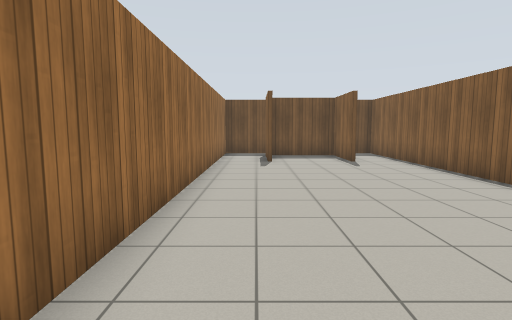
[1] (above)

12 first-person views from a walk through a robot-simulator world made for Gazebo. The camera is 1.2 m above the floor, tilts 6° down and sees 80° across. Floor lines are 1 m apart. The floor is counted in squares, 1 m on a side. Each view is taken from the middle of a square. On the plan, view 1 faces up. The plan holds only what a view shows up to about 13 squares ahead; the rest is blank. Gazebo's built-in surfaces are drawn with simple patterns.

[2]
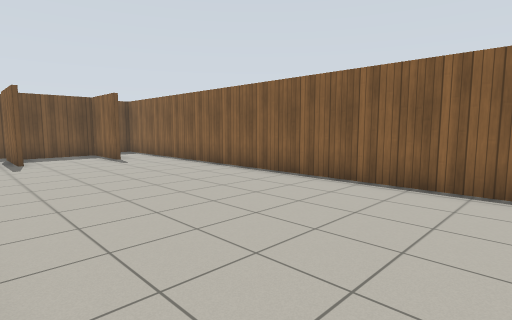

[3]
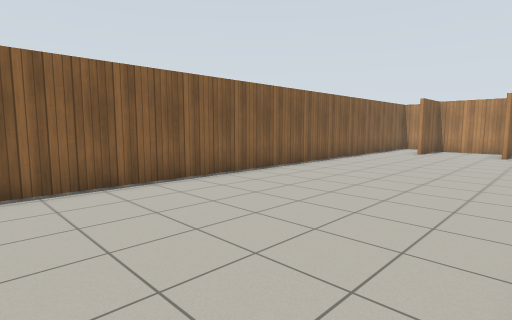

[4]
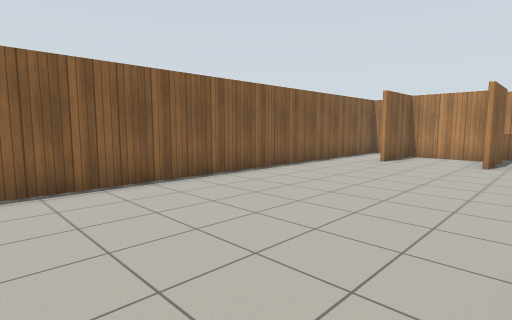

[5]
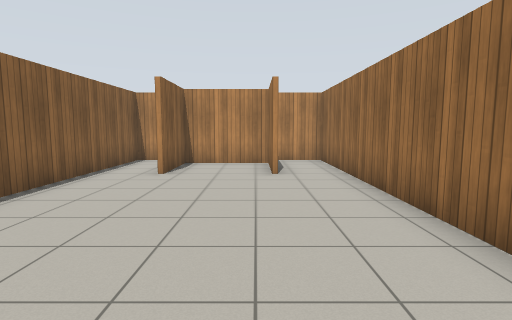

[6]
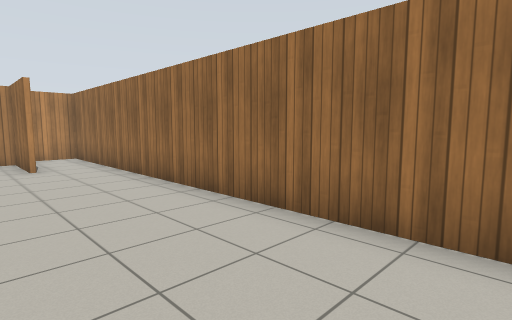

[7]
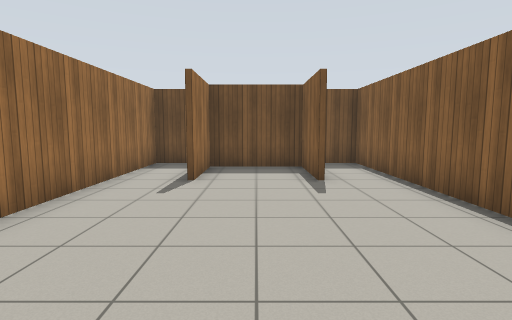

[8]
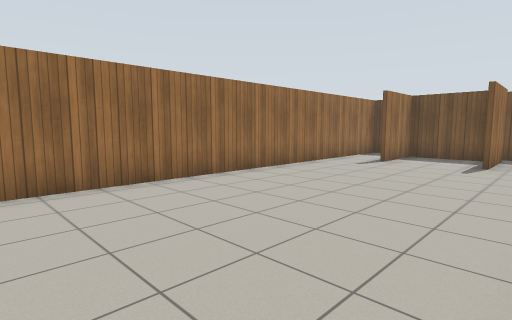

[9]
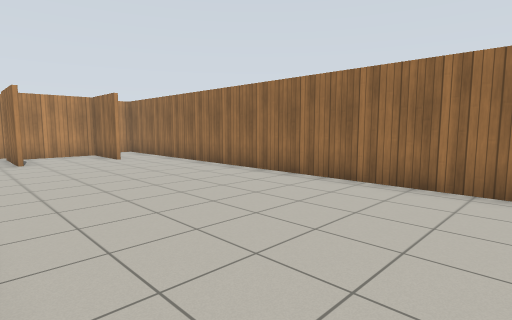

[10]
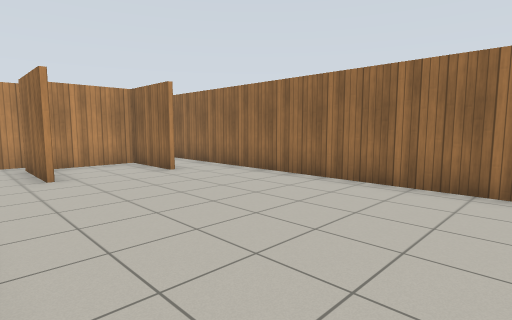

[11]
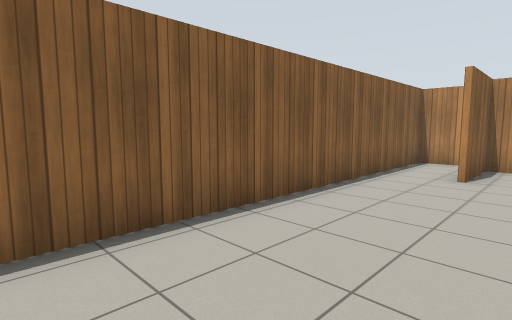

[12]
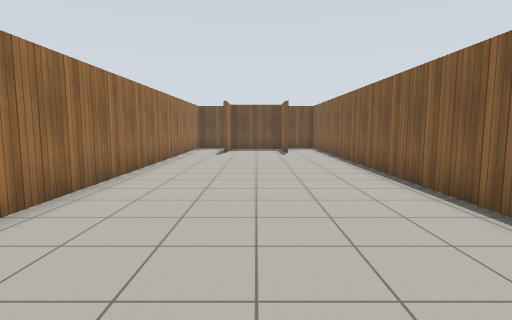

### Floor plan
Points are (right, up) in squares from view 1. A wall is a line through its corners. A room is listed if a view was taken in it or the views show most of it. See-through windows are left out.
Room 1 (views 1, 2, 3, 4, 5, 6, 7, 8, 9, 10, 11, 12)
walls: (0.6, -11.9) (0.6, -14.4) (3.4, -14.4) (3.4, -11.9); (3.6, -11.9) (3.6, -14.6); (3.4, 10.9) (3.4, 13.4) (0.6, 13.4) (0.6, 10.9); (0.4, 10.9) (0.4, 13.6); (0.4, -14.6) (0.4, -11.9); (3.4, -15.4) (5.4, -15.4) (5.4, 14.4) (3.4, 14.4); (3.6, 13.6) (3.6, 10.9); (-1.4, 13.4) (-1.4, -15.4) (0.6, -15.4)
ways out: opening at (-1, 14)

Where each view was taken, in squares from view 1:
view 1: 0 up, 0 right, facing up
view 2: 1 down, 1 left, facing up-right
view 3: 3 up, 1 left, facing down-right
view 4: 1 down, 1 left, facing down-right
view 5: 4 down, 1 right, facing down
view 6: 2 down, 2 right, facing down-left
view 7: 4 up, 2 right, facing up
view 8: 0 up, 5 right, facing up-left
view 9: 0 up, 5 right, facing down-left
view 10: 4 down, 5 right, facing down-left
view 11: 4 down, 2 right, facing down-right
view 12: 4 down, 2 right, facing up
